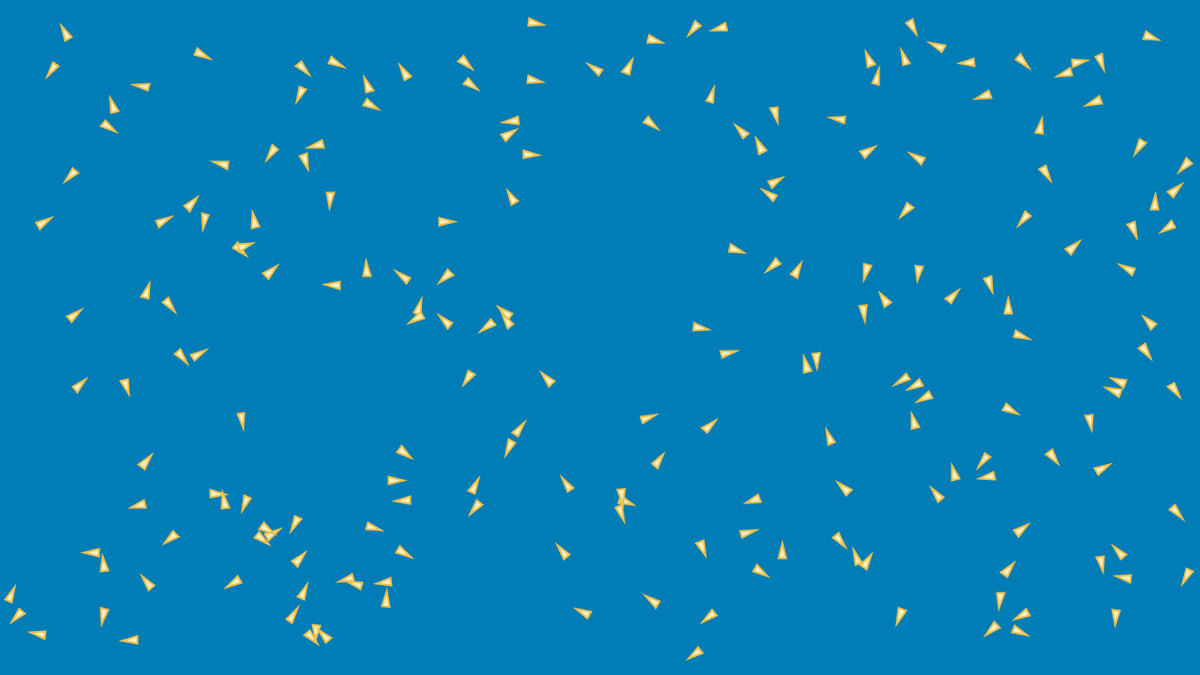
Frame 1 (no input)
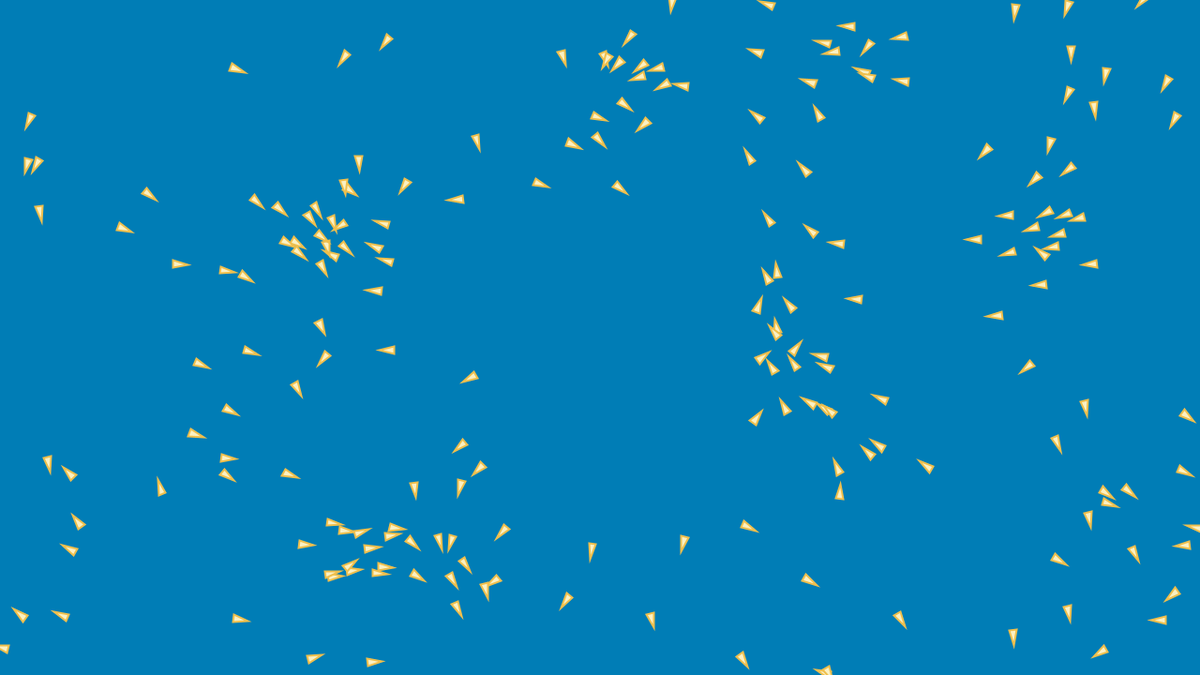
Frame 60 (the mouse pressed at the canvas centre just before this capture)
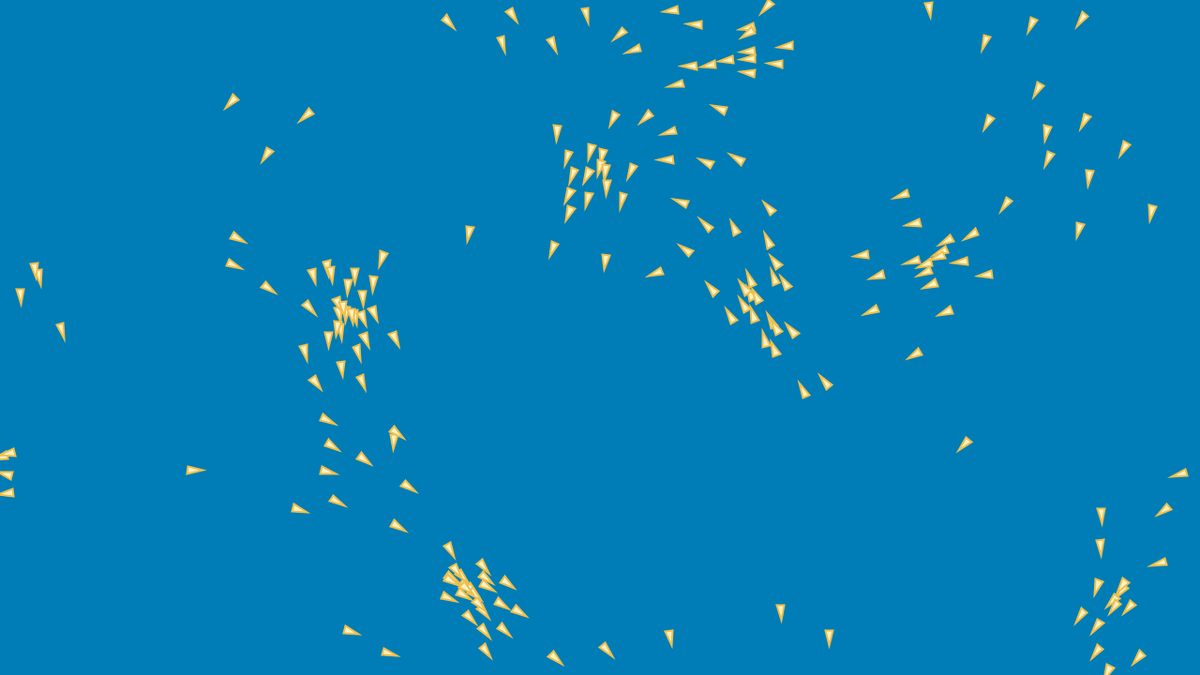
Frame 120 (the mouse held since frame 60 and released just before this capture)

The Processing sketch that drew these frames (run headless with seeded random() and noise(); from frame 60 on, the mouse is pressed at the canvas centre):

// Processing sketch: Boids
// ── Boids.pde
float COHESION_FACTOR = .5;
float SEPARATION_FACTOR = .5;
float ALIGNMENT_FACTOR = .5;
float VELOCITY_LIMIT = 3.0;
float FORCE_LIMIT = .1;
float FLOCK_RADIUS = 100;

boolean SHOW_RADIUS = false;
boolean BORDER_WARP = true;

int N_BOIDS = 200;

Boid[] boids;

public void setup() {
  size(1280, 720);

  boids = new Boid[N_BOIDS];

  for ( int i = 0; i < N_BOIDS; i++ ) {
    boids[i] = new Boid(
      new PVector(
      random(Boid.BOID_WIDTH, width - Boid.BOID_WIDTH),
      random(Boid.BOID_HEIGHT, height - Boid.BOID_HEIGHT)
      ),
      new PVector(
      random(-VELOCITY_LIMIT, VELOCITY_LIMIT),
      random(-VELOCITY_LIMIT, VELOCITY_LIMIT)
      )
      );
  }
}

public void draw() {
  for ( Boid b : boids ) {
    b.update(boids);
  }

  background(0, 125, 182);

  for ( Boid b : boids ) {
    b.draw();
  }
}

// ── Boid.pde

public class Boid {

  public static final int BOID_WIDTH = 8;

  public static final int BOID_HEIGHT = 16;


  private PVector position, velocity, acceleration;
  

  public Boid() {
    this(new PVector(), PVector.random2D().mult(random(1.5, 4.0)));
  }

  public Boid( PVector pos, PVector vel ) {
    position = pos.copy();
    velocity = vel.copy();
    acceleration = new PVector();
  }

  private PVector getPosition() {
    return position;
  }

  public PVector getVelocity() {
    return velocity;
  }

  public void draw() {
    fill(251, 241, 195);
    stroke(239, 191, 77);
    strokeWeight(2);

    pushMatrix();
    translate(position.x, position.y);
    rotate(HALF_PI + velocity.heading());
    triangle(BOID_WIDTH/-2.0, BOID_HEIGHT/2.0, 0, BOID_HEIGHT/-2.0, BOID_WIDTH/2.0, BOID_HEIGHT/2.0);
    
    if( SHOW_RADIUS ) {
      fill(251, 241, 195, 20);
      noStroke();
      circle(0, 0, FLOCK_RADIUS);
    }
    popMatrix();
  }

  public void update( Boid[] boids ) {
    position.add(velocity);

    acceleration
      .mult(0.0)
      .add(separation(boids))
      .add(cohesion(boids))
      .add(alignment(boids));
    
    limitPosition();

    velocity.add(acceleration).limit(VELOCITY_LIMIT);
  }

  private void limitPosition() {
    if( position.x < 0 ) {
      if( BORDER_WARP ) {
        position.x = width;
      } else {
        position.x = 0;
        //velocity.mult(-1);
        acceleration.add(new PVector(2*VELOCITY_LIMIT, 0));
      }
    } else if( position.x > width ) {
      if( BORDER_WARP ) {
        position.x = 0;
      } else {
        position.x = width;
        //velocity.mult(-1);
        acceleration.add(new PVector(-2*VELOCITY_LIMIT, 0));
      }
    }
    if( position.y < 0 ) {
      if( BORDER_WARP ) {
        position.y = height;
      } else {
        position.y = 0.0;
        //velocity.mult(-1);
        acceleration.add(new PVector(0, 2*VELOCITY_LIMIT));
      }
    } else if( position.y > height ) {
      if( BORDER_WARP ) {
        position.y = 0.0;
      } else {
        position.y = height;
        //velocity.mult(-1);
        acceleration.add(new PVector(0, -2*VELOCITY_LIMIT));
      }
    }
  }

  public PVector cohesion( Boid[] boids ) {
    PVector steering = new PVector();
    int n = 0;

    for( Boid b : boids ) {
      if( isInFlock(b) ) {
        steering.add(b.getPosition());
        n += 1;
      }
    }
    if( n > 0 ) {
      steering.div(n).sub(position);
      steering.setMag(VELOCITY_LIMIT).sub(velocity);
      steering.limit(FORCE_LIMIT);
      steering.mult(COHESION_FACTOR);
    }

    return steering;
  }

  public PVector separation( Boid[] boids ) {
    PVector steering = new PVector();
    int n = 0;

    for( Boid b : boids ) {
      if( isInFlock(b) ) {
        float distSq = PVector.sub(position, b.getPosition()).magSq();
        steering.add(PVector.sub(position, b.getPosition()).div(distSq));
        n += 1;
      }
    }
    if( n > 0 ) {
      steering.div(n);
      steering.setMag(VELOCITY_LIMIT).sub(velocity);
      steering.limit(FORCE_LIMIT);
      steering.mult(SEPARATION_FACTOR);
    }

    return steering;
  }

  public PVector alignment( Boid[] boids ) {
    PVector steering = new PVector();
    int n = 0;

    for( Boid b : boids ) {
      if( isInFlock(b) ) {
        //steering.add(Vector.normalize(b.getVelocity()));
        steering.add(b.getVelocity());
        n += 1;
      }
    }
    if( n > 0 ) {
      steering.div(n);
      steering.setMag(VELOCITY_LIMIT).sub(velocity);
      steering.limit(FORCE_LIMIT);
      steering.mult(ALIGNMENT_FACTOR);
    }

    return steering;
  }

  private boolean isInFlock( Boid aBoid ) {
    return aBoid != this && aBoid != null && position.dist(aBoid.getPosition()) < FLOCK_RADIUS;
  }

}
